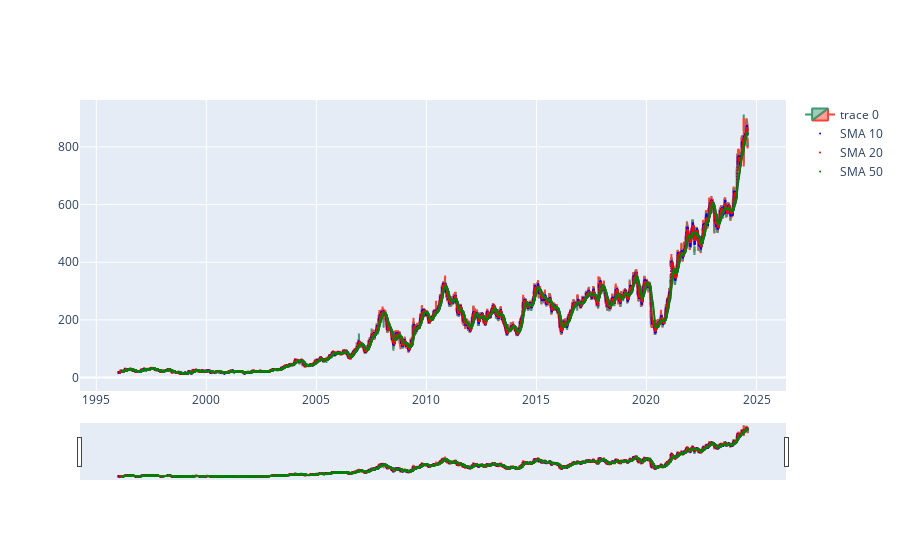

Write notebook code for a chart like this one.
### Code cell
dfpl = df[:]
fig = go.Figure(data= [go.Candlestick(
    x=dfpl.index,
    open=dfpl['Open'],
    high=dfpl['High'],
    low=dfpl['Low'],
    close=dfpl['Close'],
)])

fig.add_scatter(x=dfpl.index, y=dfpl['SMA_10'], mode='markers', name='SMA 10', marker=dict(color='blue', size=2, ))
fig.add_scatter(x=dfpl.index, y=dfpl['SMA_20'], mode='markers', name='SMA 20', marker=dict(color='red', size=2, ))
fig.add_scatter(x=dfpl.index, y=dfpl['SMA_50'], mode='markers', name='SMA 50', marker=dict(color='green', size=2, ))

fig.show()

### Figure 1 — Plotly figure (JSON) as saved in the notebook; plotly's stock layout.template omitted (floating-point values rounded to 4 significant figures; data arrays with more than 128 entries replaced by an {"elided": "..."} marker saying what was removed)
{"data": [{"close": {"elided": "7184 float values"}, "high": {"elided": "7184 float values"}, "low": {"elided": "7184 float values"}, "open": {"elided": "7184 float values"}, "type": "candlestick", "x": {"elided": "7184 str values"}}, {"marker": {"color": "blue", "size": 2}, "mode": "markers", "name": "SMA 10", "type": "scatter", "x": {"elided": "7184 str values"}, "y": {"elided": "7184 float values"}}, {"marker": {"color": "red", "size": 2}, "mode": "markers", "name": "SMA 20", "type": "scatter", "x": {"elided": "7184 str values"}, "y": {"elided": "7184 float values"}}, {"marker": {"color": "green", "size": 2}, "mode": "markers", "name": "SMA 50", "type": "scatter", "x": {"elided": "7184 str values"}, "y": {"elided": "7184 float values"}}], "layout": {}}
